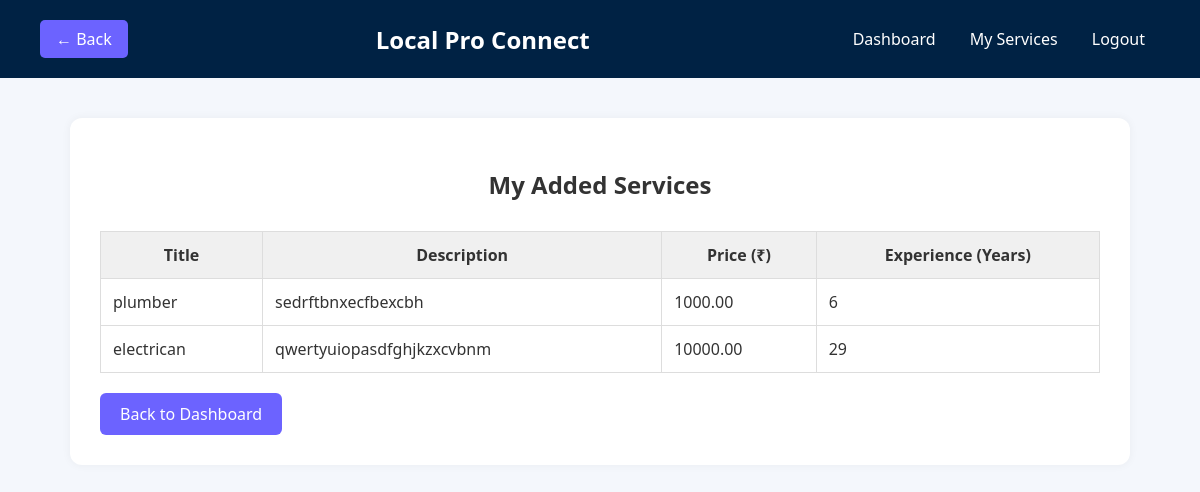
Page /my-services/ (signed in) on the committed database.
### worker/models.py (models this page shows, shortened)
class Service(models.Model):
    worker = models.ForeignKey(User, on_delete=models.CASCADE)
    title = models.CharField(max_length=100)
    description = models.TextField()
    price = models.DecimalField(max_digits=10, decimal_places=2)
    experience = models.IntegerField()

### worker/views.py (the view)
# urls.py: path('my-services/', views.view_services, name='view_services'),
@login_required
def view_services(request):
    try:
        worker = Worker.objects.get(user=request.user)
        if worker.status != 'approved':
            messages.error(request, "Access denied. Your account is not approved yet.")
            return redirect('workerlogin')
    except Worker.DoesNotExist:
        messages.error(request, "Worker profile not found.")
        return redirect('workerlogin')
    services = Service.objects.filter(worker=request.user)
    return render(request, 'worker/view_service.html', {'services': services})

### template/worker/view_service.html (shortened to what this page needs)
{% load static %}
<!DOCTYPE html>
<html lang="en">
<head>
</head>
<body>
    <div class="navbar">
        <a href="{% url 'worker_dashboard' %}" class="nav-back">← Back</a>
        <h1>Local Pro Connect</h1>
        <nav>
            <a href="{% url 'worker_dashboard' %}">Dashboard</a>
            <a href="{% url 'view_services' %}">My Services</a>
            <a href="#">Logout</a>
        </nav>
    </div>
    <div class="container">
        <h2>My Added Services</h2>
        {% if services %}
            <table>
                <thead>
                    <tr>
                        <th>Title</th>
                        <th>Description</th>
                        <th>Price (₹)</th>
                        <th>Experience (Years)</th>
                    </tr>
                </thead>
                <tbody>
                    {% for service in services %}
                        <tr>
                            <td>{{ service.title }}</td>
                            <td>{{ service.description }}</td>
                            <td>{{ service.price }}</td>
                            <td>{{ service.experience }}</td>
                        </tr>
                    {% endfor %}
                </tbody>
            </table>
        {% else %}
            <p>No services added yet.</p>
        {% endif %}
        <a href="{% url 'worker_dashboard' %}" class="button">Back to Dashboard</a>
    </div>
</body>
</html>

### template/worker/view_service.html (style rules this page uses)
body { margin: 0; font-family: 'Segoe UI', sans-serif; background-color: #f4f7fc; color: #333; }
.navbar { background-color: #002244; padding: 20px 40px; display: flex; justify-content: space-between; align-items: center; color: white; }
.navbar h1 { margin: 0; font-size: 24px; }
.navbar nav a { margin: 0 15px; text-decoration: none; color: #fff; font-weight: 500; }
.container { max-width: 1000px; margin: 40px auto; background: #fff; padding: 30px; border-radius: 12px; box-shadow: 0 0 10px rgba(0,0,0,0.05); }
h2 { text-align: center; margin-bottom: 30px; }
table { width: 100%; border-collapse: collapse; margin-top: 20px; }
th, td { padding: 12px; border: 1px solid #ddd; }
th { background-color: #f0f0f0; }
.button { display: inline-block; margin-top: 20px; padding: 10px 20px; background: #6c63ff; color: white; text-decoration: none; border-radius: 6px; }
.nav-back { text-decoration: none; color: #fff; background-color: #6c63ff; padding: 8px 16px; border-radius: 5px; font-weight: 500; transition: background-color 0.2s ease-in-out; }

### rows in the picture
Service: title "plumber", description "sedrftbnxecfbexcbh", price "1000.00", experience "6"
Service: title "electrican", description "qwertyuiopasdfghjkzxcvbnm", price "10000.00", experience "29"
